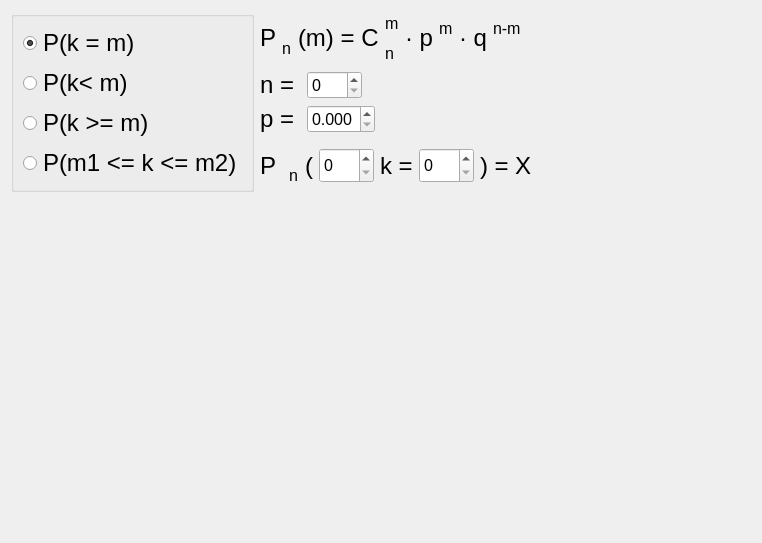
     <widget class="QWidget" name="page">
      <property name="geometry">
       <rect>
        <x>0</x>
        <y>0</y>
        <width>762</width>
        <height>543</height>
       </rect>
      </property>
      <attribute name="label">
       <string>Формула Бернулли</string>
      </attribute>
      <layout class="QVBoxLayout" name="verticalLayout_2">
       <item>
        <layout class="QHBoxLayout" name="horizontalLayout_4">
         <item>
          <widget class="QGroupBox" name="bernulli_set">
           <property name="title">
            <string/>
           </property>
           <layout class="QVBoxLayout" name="verticalLayout_37">
            <item>
             <widget class="QRadioButton" name="b_equal">
              <property name="font">
               <font>
                <pointsize>18</pointsize>
               </font>
              </property>
              <property name="text">
               <string>P(k = m)</string>
              </property>
              <property name="checked">
               <bool>true</bool>
              </property>
              <property name="autoExclusive">
               <bool>true</bool>
              </property>
             </widget>
            </item>
            <item>
             <widget class="QRadioButton" name="b_less">
              <property name="font">
               <font>
                <pointsize>18</pointsize>
               </font>
              </property>
              <property name="text">
               <string>P(k&lt; m)</string>
              </property>
             </widget>
            </item>
            <item>
             <widget class="QRadioButton" name="b_equal_or_greater">
              <property name="font">
               <font>
                <pointsize>18</pointsize>
               </font>
              </property>
              <property name="text">
               <string>P(k &gt;= m)</string>
              </property>
             </widget>
            </item>
            <item>
             <widget class="QRadioButton" name="b_betwen">
              <property name="font">
               <font>
                <pointsize>18</pointsize>
               </font>
              </property>
              <property name="text">
               <string>P(m1 &lt;= k &lt;= m2)</string>
              </property>
             </widget>
            </item>
           </layout>
          </widget>
         </item>
         <item>
          <layout class="QVBoxLayout" name="verticalLayout">
           <item>
            <layout class="QHBoxLayout" name="horizontalLayout_19">
             <item>
              <widget class="QLabel" name="bernulli_static_1">
               <property name="font">
                <font>
                 <pointsize>18</pointsize>
                </font>
               </property>
               <property name="text">
                <string>P</string>
               </property>
              </widget>
             </item>
             <item>
              <layout class="QVBoxLayout" name="verticalLayout_38">
               <property name="sizeConstraint">
                <enum>QLayout::SetDefaultConstraint</enum>
               </property>
               <item>
                <spacer name="verticalSpacer_18">
                 <property name="orientation">
                  <enum>Qt::Vertical</enum>
                 </property>
                 <property name="sizeType">
                  <enum>QSizePolicy::Maximum</enum>
                 </property>
                 <property name="sizeHint" stdset="0">
                  <size>
                   <width>10</width>
                   <height>20</height>
                  </size>
                 </property>
                </spacer>
               </item>
               <item>
                <widget class="QLabel" name="bernulli_static_2">
                 <property name="sizePolicy">
                  <sizepolicy hsizetype="Maximum" vsizetype="Preferred">
                   <horstretch>0</horstretch>
                   <verstretch>0</verstretch>
                  </sizepolicy>
                 </property>
                 <property name="font">
                  <font>
                   <pointsize>12</pointsize>
                  </font>
                 </property>
                 <property name="text">
                  <string>n</string>
                 </property>
                </widget>
               </item>
              </layout>
             </item>
             <item>
              <widget class="QLabel" name="bernulli_static_3">
               <property name="font">
                <font>
                 <pointsize>18</pointsize>
                </font>
               </property>
               <property name="text">
                <string>(m) = C</string>
               </property>
              </widget>
             </item>
             <item>
              <layout class="QVBoxLayout" name="verticalLayout_40">
               <item>
                <widget class="QLabel" name="bernulli_static_4">
                 <property name="sizePolicy">
                  <sizepolicy hsizetype="Maximum" vsizetype="Preferred">
                   <horstretch>0</horstretch>
                   <verstretch>0</verstretch>
                  </sizepolicy>
                 </property>
                 <property name="font">
                  <font>
                   <pointsize>12</pointsize>
                  </font>
                 </property>
                 <property name="text">
                  <string>m</string>
                 </property>
                </widget>
               </item>
               <item>
                <widget class="QLabel" name="bernulli_static_5">
                 <property name="sizePolicy">
                  <sizepolicy hsizetype="Maximum" vsizetype="Preferred">
                   <horstretch>0</horstretch>
                   <verstretch>0</verstretch>
                  </sizepolicy>
                 </property>
                 <property name="font">
                  <font>
                   <pointsize>12</pointsize>
                  </font>
                 </property>
                 <property name="text">
                  <string>n</string>
                 </property>
                </widget>
               </item>
              </layout>
             </item>
             <item>
              <widget class="QLabel" name="bernulli_static_6">
               <property name="font">
                <font>
                 <pointsize>18</pointsize>
                </font>
               </property>
               <property name="text">
                <string>· p</string>
               </property>
              </widget>
             </item>
             <item>
              <layout class="QVBoxLayout" name="verticalLayout_41">
               <item>
                <widget class="QLabel" name="bernulli_static_7">
                 <property name="sizePolicy">
                  <sizepolicy hsizetype="Maximum" vsizetype="Preferred">
                   <horstretch>0</horstretch>
                   <verstretch>0</verstretch>
                  </sizepolicy>
                 </property>
                 <property name="font">
                  <font>
                   <pointsize>12</pointsize>
                  </font>
                 </property>
                 <property name="text">
                  <string>m</string>
                 </property>
                </widget>
               </item>
               <item>
                <spacer name="verticalSpacer_21">
                 <property name="orientation">
                  <enum>Qt::Vertical</enum>
                 </property>
                 <property name="sizeType">
                  <enum>QSizePolicy::Maximum</enum>
                 </property>
                 <property name="sizeHint" stdset="0">
                  <size>
                   <width>10</width>
                   <height>20</height>
                  </size>
                 </property>
                </spacer>
               </item>
              </layout>
             </item>
             <item>
              <widget class="QLabel" name="bernulli_static_8">
               <property name="font">
                <font>
                 <pointsize>18</pointsize>
                </font>
               </property>
               <property name="text">
                <string>· q</string>
               </property>
              </widget>
             </item>
             <item>
              <layout class="QVBoxLayout" name="verticalLayout_42">
               <item>
                <widget class="QLabel" name="bernulli_static_9">
                 <property name="sizePolicy">
                  <sizepolicy hsizetype="Maximum" vsizetype="Preferred">
                   <horstretch>0</horstretch>
                   <verstretch>0</verstretch>
                  </sizepolicy>
                 </property>
                 <property name="font">
                  <font>
                   <pointsize>12</pointsize>
                  </font>
                 </property>
                 <property name="text">
                  <string>n-m</string>
                 </property>
                </widget>
               </item>
               <item>
                <spacer name="verticalSpacer_22">
                 <property name="orientation">
                  <enum>Qt::Vertical</enum>
                 </property>
                 <property name="sizeType">
                  <enum>QSizePolicy::Maximum</enum>
                 </property>
                 <property name="sizeHint" stdset="0">
                  <size>
                   <width>10</width>
                   <height>20</height>
                  </size>
                 </property>
                </spacer>
               </item>
              </layout>
             </item>
             <item>
              <spacer name="horizontalSpacer_13">
               <property name="orientation">
                <enum>Qt::Horizontal</enum>
               </property>
               <property name="sizeType">
                <enum>QSizePolicy::MinimumExpanding</enum>
               </property>
               <property name="sizeHint" stdset="0">
                <size>
                 <width>40</width>
                 <height>20</height>
                </size>
               </property>
              </spacer>
             </item>
            </layout>
           </item>
           <item>
            <layout class="QHBoxLayout" name="horizontalLayout_2">
             <item>
              <widget class="QLabel" name="label">
               <property name="font">
                <font>
                 <pointsize>18</pointsize>
                </font>
               </property>
               <property name="text">
                <string>n = </string>
               </property>
              </widget>
             </item>
             <item>
              <widget class="QSpinBox" name="b_n">
               <property name="font">
                <font>
                 <pointsize>12</pointsize>
                </font>
               </property>
               <property name="maximum">
                <number>999</number>
               </property>
              </widget>
             </item>
             <item>
              <spacer name="horizontalSpacer">
               <property name="orientation">
                <enum>Qt::Horizontal</enum>
               </property>
               <property name="sizeHint" stdset="0">
                <size>
                 <width>40</width>
                 <height>20</height>
                </size>
               </property>
              </spacer>
             </item>
            </layout>
           </item>
           <item>
            <layout class="QHBoxLayout" name="horizontalLayout_3">
             <item>
              <widget class="QLabel" name="label_2">
               <property name="font">
                <font>
                 <pointsize>18</pointsize>
                </font>
               </property>
               <property name="text">
                <string>p = </string>
               </property>
              </widget>
             </item>
             <item>
              <widget class="QDoubleSpinBox" name="b_p">
               <property name="font">
                <font>
                 <pointsize>12</pointsize>
                </font>
               </property>
               <property name="decimals">
                <number>3</number>
               </property>
               <property name="maximum">
                <double>1.000000000000000</double>
               </property>
               <property name="singleStep">
                <double>0.010000000000000</double>
               </property>
              </widget>
             </item>
             <item>
              <spacer name="horizontalSpacer_2">
               <property name="orientation">
                <enum>Qt::Horizontal</enum>
               </property>
               <property name="sizeHint" stdset="0">
                <size>
                 <width>40</width>
                 <height>20</height>
                </size>
               </property>
              </spacer>
             </item>
            </layout>
           </item>
           <item>
            <layout class="QHBoxLayout" name="horizontalLayout_20">
             <item>
              <widget class="QLabel" name="bernulli_formula">
               <property name="font">
                <font>
                 <pointsize>18</pointsize>
                </font>
               </property>
               <property name="text">
                <string>P </string>
               </property>
              </widget>
             </item>
             <item>
              <layout class="QVBoxLayout" name="verticalLayout_39">
               <property name="sizeConstraint">
                <enum>QLayout::SetDefaultConstraint</enum>
               </property>
               <item>
                <spacer name="verticalSpacer_19">
                 <property name="orientation">
                  <enum>Qt::Vertical</enum>
                 </property>
                 <property name="sizeType">
                  <enum>QSizePolicy::Maximum</enum>
                 </property>
                 <property name="sizeHint" stdset="0">
                  <size>
                   <width>10</width>
                   <height>20</height>
                  </size>
                 </property>
                </spacer>
               </item>
               <item>
                <widget class="QLabel" name="bernulli_formula_n">
                 <property name="sizePolicy">
                  <sizepolicy hsizetype="Maximum" vsizetype="Preferred">
                   <horstretch>0</horstretch>
                   <verstretch>0</verstretch>
                  </sizepolicy>
                 </property>
                 <property name="font">
                  <font>
                   <pointsize>12</pointsize>
                  </font>
                 </property>
                 <property name="text">
                  <string>n</string>
                 </property>
                </widget>
               </item>
              </layout>
             </item>
             <item>
              <widget class="QLabel" name="bernulli_formula_left">
               <property name="font">
                <font>
                 <pointsize>18</pointsize>
                </font>
               </property>
               <property name="text">
                <string>(</string>
               </property>
              </widget>
             </item>
             <item>
              <widget class="QSpinBox" name="bernulli_input_m_1">
               <property name="minimumSize">
                <size>
                 <width>50</width>
                 <height>35</height>
                </size>
               </property>
               <property name="font">
                <font>
                 <pointsize>12</pointsize>
                </font>
               </property>
               <property name="buttonSymbols">
                <enum>QAbstractSpinBox::UpDownArrows</enum>
               </property>
               <property name="suffix">
                <string/>
               </property>
               <property name="prefix">
                <string/>
               </property>
               <property name="maximum">
                <number>999</number>
               </property>
               <property name="value">
                <number>0</number>
               </property>
              </widget>
             </item>
             <item>
              <widget class="QLabel" name="bernulli_formula_k">
               <property name="font">
                <font>
                 <pointsize>18</pointsize>
                </font>
               </property>
               <property name="text">
                <string>k =</string>
               </property>
              </widget>
             </item>
             <item>
              <widget class="QSpinBox" name="bernulli_input_m_2">
               <property name="minimumSize">
                <size>
                 <width>50</width>
                 <height>35</height>
                </size>
               </property>
               <property name="font">
                <font>
                 <pointsize>12</pointsize>
                </font>
               </property>
               <property name="buttonSymbols">
                <enum>QAbstractSpinBox::UpDownArrows</enum>
               </property>
               <property name="suffix">
                <string/>
               </property>
               <property name="prefix">
                <string/>
               </property>
               <property name="maximum">
                <number>999</number>
               </property>
               <property name="value">
                <number>0</number>
               </property>
              </widget>
             </item>
             <item>
              <widget class="QLabel" name="bernulli_formula_equal">
               <property name="font">
                <font>
                 <pointsize>18</pointsize>
                </font>
               </property>
               <property name="text">
                <string>) =</string>
               </property>
              </widget>
             </item>
             <item>
              <widget class="QLabel" name="bernulli_formula_result">
               <property name="font">
                <font>
                 <pointsize>18</pointsize>
                </font>
               </property>
               <property name="text">
                <string>X</string>
               </property>
              </widget>
             </item>
             <item>
              <spacer name="horizontalSpacer_16">
               <property name="orientation">
                <enum>Qt::Horizontal</enum>
               </property>
               <property name="sizeType">
                <enum>QSizePolicy::MinimumExpanding</enum>
               </property>
               <property name="sizeHint" stdset="0">
                <size>
                 <width>40</width>
                 <height>20</height>
                </size>
               </property>
              </spacer>
             </item>
            </layout>
           </item>
          </layout>
         </item>
        </layout>
       </item>
       <item>
        <spacer name="verticalSpacer">
         <property name="orientation">
          <enum>Qt::Vertical</enum>
         </property>
         <property name="sizeHint" stdset="0">
          <size>
           <width>20</width>
           <height>58</height>
          </size>
         </property>
        </spacer>
       </item>
      </layout>
     </widget>
